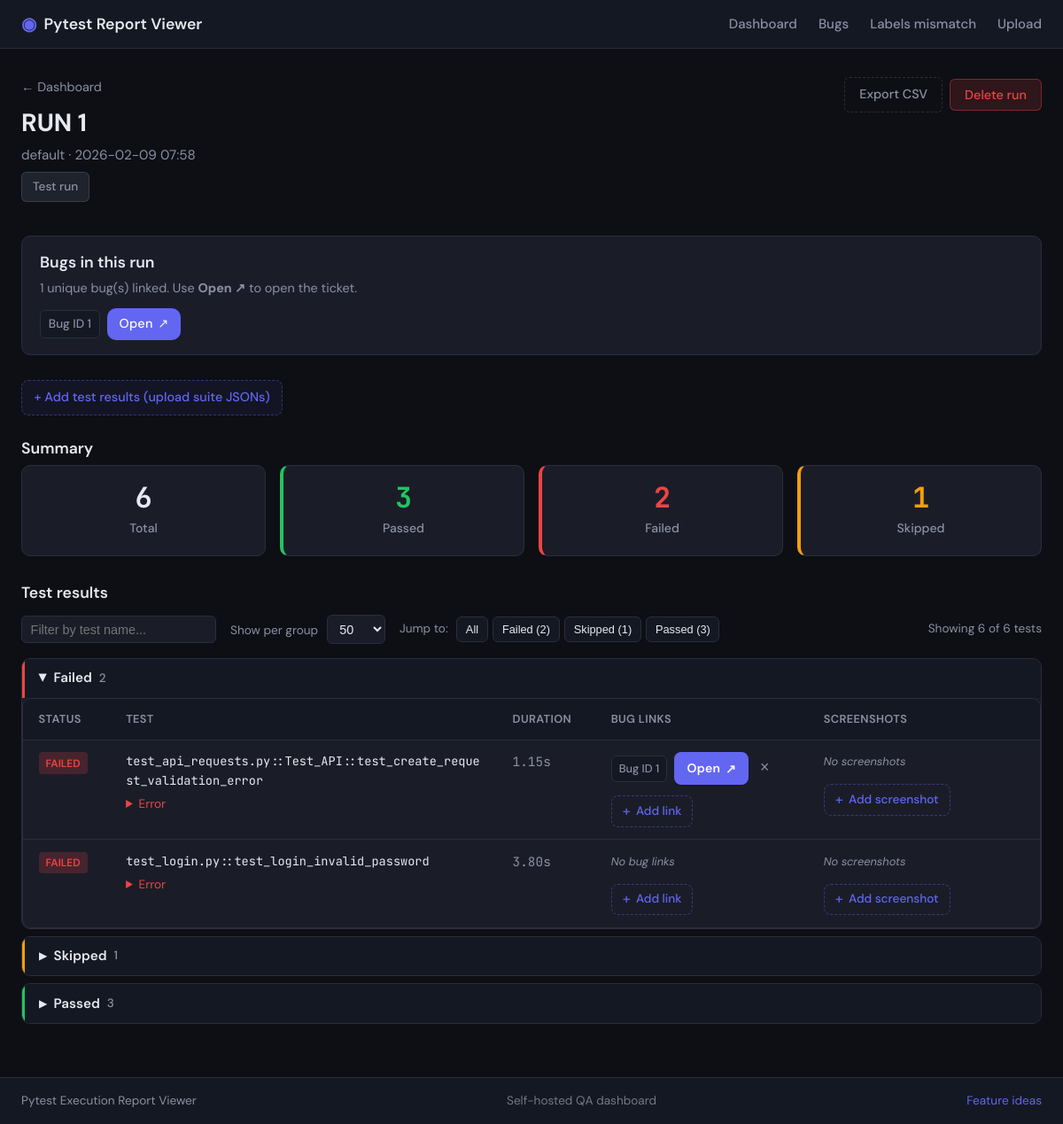
Screenshot of /runs/1 with the database file from the repository.
### app/models.py (models this page shows, shortened)
class TestRun(Base):
    __tablename__ = "test_runs"
    id = Column(Integer, primary_key=True, index=True)
    name = Column(String(255), nullable=True)  # user-defined run name
    project = Column(String(255), default="default", index=True)
    created_at = Column(DateTime, default=datetime.utcnow)
    results = relationship("TestResult", back_populates="run", cascade="all, delete-orphan")

class TestBugLink(Base):
    __tablename__ = "test_bug_links"
    id = Column(Integer, primary_key=True, index=True)
    test_result_id = Column(
        Integer, ForeignKey("test_results.id", ondelete="CASCADE"), nullable=False
    )
    label = Column(String(255), nullable=False)
    url = Column(String(1024), nullable=False)
    created_at = Column(DateTime, default=datetime.utcnow)
    test_result = relationship("TestResult", back_populates="bug_links")

class TestResult(Base):
    __tablename__ = "test_results"
    id = Column(Integer, primary_key=True, index=True)
    run_id = Column(Integer, ForeignKey("test_runs.id", ondelete="CASCADE"), nullable=False)
    nodeid = Column(String(512), nullable=False, index=True)
    status = Column(String(32), nullable=False)  # passed, failed, skipped
    duration = Column(Float, default=0.0)
    error_message = Column(Text, nullable=True)
    bug_link = Column(String(1024), nullable=True)  # legacy single link; prefer bug_links
    run = relationship("TestRun", back_populates="results")
    screenshots = relationship(
        "TestScreenshot", back_populates="test_result", cascade="all, delete-orphan"
    )
    bug_links = relationship(
        "TestBugLink", back_populates="test_result", cascade="all, delete-orphan"
    )

### app/main.py (the view)
@app.get("/runs/{run_id}", response_class=HTMLResponse)
def run_detail(
    request: Request,
    run_id: int,
    added: Optional[int] = None,
    db: Session = Depends(get_db),
):
    run = crud.get_run(db, run_id)
    if not run:
        raise HTTPException(404, "Run not found")
    results = crud.get_results_by_run(db, run_id)
    for r in results:
        r.screenshot_list = crud.get_screenshots_for_result(db, r.id)
        db_links = crud.get_bug_links(db, r.id)
        if r.bug_link and not any(bl.url == r.bug_link for bl in db_links):
            r.bug_links_list = [{"id": None, "label": "Bug link", "url": r.bug_link}] + [
                {"id": bl.id, "label": bl.label, "url": bl.url} for bl in db_links
            ]
        else:
            r.bug_links_list = [{"id": bl.id, "label": bl.label, "url": bl.url} for bl in db_links]
    unique_bugs_run = crud.get_unique_bugs_for_run(db, run_id)
    seen_urls = {b["url"] for b in unique_bugs_run}
    for r in results:
        if r.bug_link and r.bug_link.strip() and r.bug_link not in seen_urls:
            unique_bugs_run.append({"url": r.bug_link, "label": "Bug link", "test_count": 1})
            seen_urls.add(r.bug_link)
    from app.comparison_parser import is_comparison_run, parse_comparison_data
    comparison_data = None
    if is_comparison_run(results):
        comparison_data = parse_comparison_data(results)
        if comparison_data:
            return templates.TemplateResponse(
                "run_detail_comparison.html",
                {
                    "request": request,
                    "run": run,
                    "results": results,
                    "unique_bugs_run": unique_bugs_run,
                    "added": added,
                    "comparison_data": comparison_data,
                },
            )
    return templates.TemplateResponse(
        "run_detail.html",
        {
            "request": request,
            "run": run,
            "results": results,
            "unique_bugs_run": unique_bugs_run,
            "added": added,
        },
    )

### app/templates/run_detail.html (shortened to what this page needs)
{% extends "base.html" %}
{% block content %}
<div class="page-header run-detail-header">
    <div>
        <a href="/" class="back-link">← Dashboard</a>
        <details class="run-name-edit">
            <summary class="run-name-display">{{ run.name or ('Run #' ~ run.id) }}</summary>
        </details>
        <p class="subtitle">{{ run.project }} · {{ run.created_at.strftime('%Y-%m-%d %H:%M') }}</p>
        <p class="run-type-badge">Test run</p>
    </div>
    <div class="run-actions">
        <a href="{{ request.url_for('export_run_csv', run_id=run.id) }}" class="btn btn-ghost">Export CSV</a>
        <form action="{{ request.url_for('delete_run', run_id=run.id) }}" method="post" class="delete-run-form" onsubmit="return confirm('Delete this run and all its test results, bug links, and screenshots?');">
            <button type="submit" class="btn btn-danger">Delete run</button>
        </form>
    </div>
</div>
{% set unique_bugs_run = unique_bugs_run if unique_bugs_run is defined else [] %}
{% if unique_bugs_run %}
<section class="run-detail-section run-bugs-summary-card">
    <h2 class="section-title">Bugs in this run</h2>
    <p class="section-desc">{{ unique_bugs_run | length }} unique bug(s) linked. Use <strong>Open ↗</strong> to open the ticket.</p>
    <div class="run-bugs-summary">
        {% for b in unique_bugs_run %}
        <span class="bug-summary-item">
            <span class="bug-summary-label">{{ b.label }}</span>
            <a href="{{ b.url }}" target="_blank" rel="noopener" class="bug-open-btn" title="Open {{ b.url }}">
                <span class="bug-open-btn-text">Open</span>
                <span class="bug-open-btn-icon" aria-hidden="true">↗</span>
            </a>
        </span>
        {% endfor %}
    </div>
</section>
{% endif %}
<section class="run-detail-section add-results-section">
    <details class="add-results-details">
        <summary class="add-results-summary">+ Add test results (upload suite JSONs)</summary>
    </details>
</section>
{% set passed = results | selectattr('status', 'equalto', 'passed') | list %}
{% set failed = results | selectattr('status', 'equalto', 'failed') | list %}
{% set skipped = results | selectattr('status', 'equalto', 'skipped') | list %}
<section class="run-detail-section run-stats-section">
    <h2 class="section-title">Summary</h2>
    <div class="stats-row">
        <div class="stat-box">
            <div class="stat-number">{{ results | length }}</div>
            <div class="stat-label">Total</div>
        </div>
        <div class="stat-box stat-success">
            <div class="stat-number">{{ passed | length }}</div>
            <div class="stat-label">Passed</div>
        </div>
        <div class="stat-box stat-error">
            <div class="stat-number">{{ failed | length }}</div>
            <div class="stat-label">Failed</div>
        </div>
        <div class="stat-box stat-warning">
            <div class="stat-number">{{ skipped | length }}</div>
            <div class="stat-label">Skipped</div>
        </div>
    </div>
</section>
{% macro result_row(r) %}
<tr id="result-{{ r.id }}" class="result-row status-{{ r.status }}">
    <td><span class="badge badge-{{ r.status }}">{{ r.status }}</span></td>
    <td class="cell-nodeid">
        <span class="nodeid">{{ r.nodeid }}</span>
        {% if r.error_message %}
        <details class="error-details">
            <summary>Error</summary>
        </details>
        {% endif %}
    </td>
    <td class="cell-duration">{{ "%.2f" | format(r.duration) }}s</td>
    <td class="cell-bug">
        {% set links = r.bug_links_list if r.bug_links_list is defined else [] %}
        <div class="bug-links-cell">
            <div class="links-section">
                {% if links %}
                <ul class="bug-links-list">
                    {% for link in links %}
                    <li class="bug-link-item">
                        <span class="bug-link-label-chip">{{ link.label }}</span>
                        <a href="{{ link.url }}" target="_blank" rel="noopener" class="bug-link-open-btn" title="Open {{ link.url }}">
                            <span class="bug-link-open-text">Open</span>
                            <span class="bug-link-open-icon" aria-hidden="true">↗</span>
                        </a>
                        {% if link.id %}
                        <form action="{{ request.url_for('delete_bug_link', run_id=run.id, result_id=r.id, link_id=link.id) }}" method="post" class="bug-link-delete-form">
                            <button type="submit" class="btn-icon btn-icon-ghost" title="Remove link" aria-label="Remove">×</button>
                        </form>
                        {% endif %}
                    </li>
                    {% endfor %}
                </ul>
                {% else %}
                <span class="empty-hint">No bug links</span>
                {% endif %}
            </div>
            <details class="add-link-details">
                <summary class="add-link-summary"><span class="add-trigger-icon">+</span> Add link</summary>
            </details>
        </div>
    </td>
    <td class="cell-screenshots">
        {% set screenshot_list = r.screenshot_list if r.screenshot_list is defined else [] %}
        <div class="screenshots-cell">
            <div class="screenshot-section">
                {% if screenshot_list %}
                <div class="screenshot-gallery">
                    {% for ss in screenshot_list %}
                    <div class="screenshot-item">
                        <a href="/uploads/{{ ss.file_path }}" target="_blank" rel="noopener" class="screenshot-thumb-link" title="Open full size">
                            <img src="/uploads/{{ ss.file_path }}" alt="{{ ss.name or 'Screenshot' }}">
                        </a>
                        <span class="screenshot-name">{{ ss.name or 'Screenshot' }}</span>
                        <form action="{{ request.url_for('delete_screenshot', run_id=run.id, result_id=r.id, screenshot_id=ss.id) }}" method="post" class="screenshot-delete-form">
                            <button type="submit" class="btn-icon btn-icon-sm" title="Remove screenshot" aria-label="Remove">×</button>
                        </form>
                    </div>
                    {% endfor %}
                </div>
                {% else %}
                <span class="empty-hint">No screenshots</span>
                {% endif %}
            </div>
            <details class="add-screenshot-details">
                <summary class="add-screenshot-summary"><span class="add-trigger-icon">+</span> Add screenshot</summary>
            </details>
        </div>
    </td>
</tr>
{% endmacro %}
<section class="run-detail-section run-results-section">
    <h2 class="section-title">Test results</h2>
    <div class="results-toolbar">
        <div class="search-tests">
            <input type="text" id="search-nodeid" placeholder="Filter by test name..." aria-label="Search tests">
        </div>
        <div class="show-rows">
            <label for="show-rows">Show per group</label>
            <select id="show-rows" aria-label="Rows per group">
                <option value="50" selected>50</option>
            </select>
        </div>
        <div class="results-jump">
            <span class="results-jump-label">Jump to:</span>
            <button type="button" class="results-jump-btn" data-status="">All</button>
            <button type="button" class="results-jump-btn results-jump-failed" data-status="failed">Failed ({{ failed | length }})</button>
            <button type="button" class="results-jump-btn results-jump-skipped" data-status="skipped">Skipped ({{ skipped | length }})</button>
            <button type="button" class="results-jump-btn results-jump-passed" data-status="passed">Passed ({{ passed | length }})</button>
        </div>
        <div class="results-count" id="results-count" aria-live="polite">—</div>
    </div>
    <div class="results-by-status">
        {% if failed %}
        <details class="results-group results-group-failed" open>
            <summary class="results-group-summary">
                <span class="results-group-title">Failed</span>
                <span class="results-group-count">{{ failed | length }}</span>
            </summary>
            <div class="results-table-wrap">
                <table class="results-table">
                    <thead><tr><th>Status</th><th>Test</th><th>Duration</th><th>Bug links</th><th>Screenshots</th></tr></thead>
                    <tbody>{% for r in failed %}{{ result_row(r) }}{% endfor %}</tbody>
                </table>
            </div>
        </details>
        {% endif %}
        {% if skipped %}
        <details class="results-group results-group-skipped" {% if not failed %}open{% endif %}>
            <summary class="results-group-summary">
                <span class="results-group-title">Skipped</span>
                <span class="results-group-count">{{ skipped | length }}</span>
            </summary>
        </details>
        {% endif %}
        {% if passed %}
        <details class="results-group results-group-passed" {% if passed | length > 10 %}data-start-collapsed{% endif %}>
            <summary class="results-group-summary">
                <span class="results-group-title">Passed</span>
                <span class="results-group-count">{{ passed | length }}</span>
            </summary>
        </details>
        {% endif %}
    </div>
</section>
{% endblock %}

### rows the page displays
TestRun: name "RUN 1", project "default", created_at "2026-02-09 07:58"
TestBugLink: label "Bug ID 1"
TestResult: status "FAILED", nodeid "test_api_requests.py::Test_API::test_create_request_validation_error", duration "1.15"
TestBugLink: label "Bug ID 1"
TestResult: status "FAILED", nodeid "test_login.py::test_login_invalid_password", duration "3.80", shows "No bug links"

### other values shown
{{ unique_bugs_run | length }} "1"
{{ results | length }} "6"
{{ passed | length }} "3"
{{ failed | length }} "2"
{{ skipped | length }} "1"
